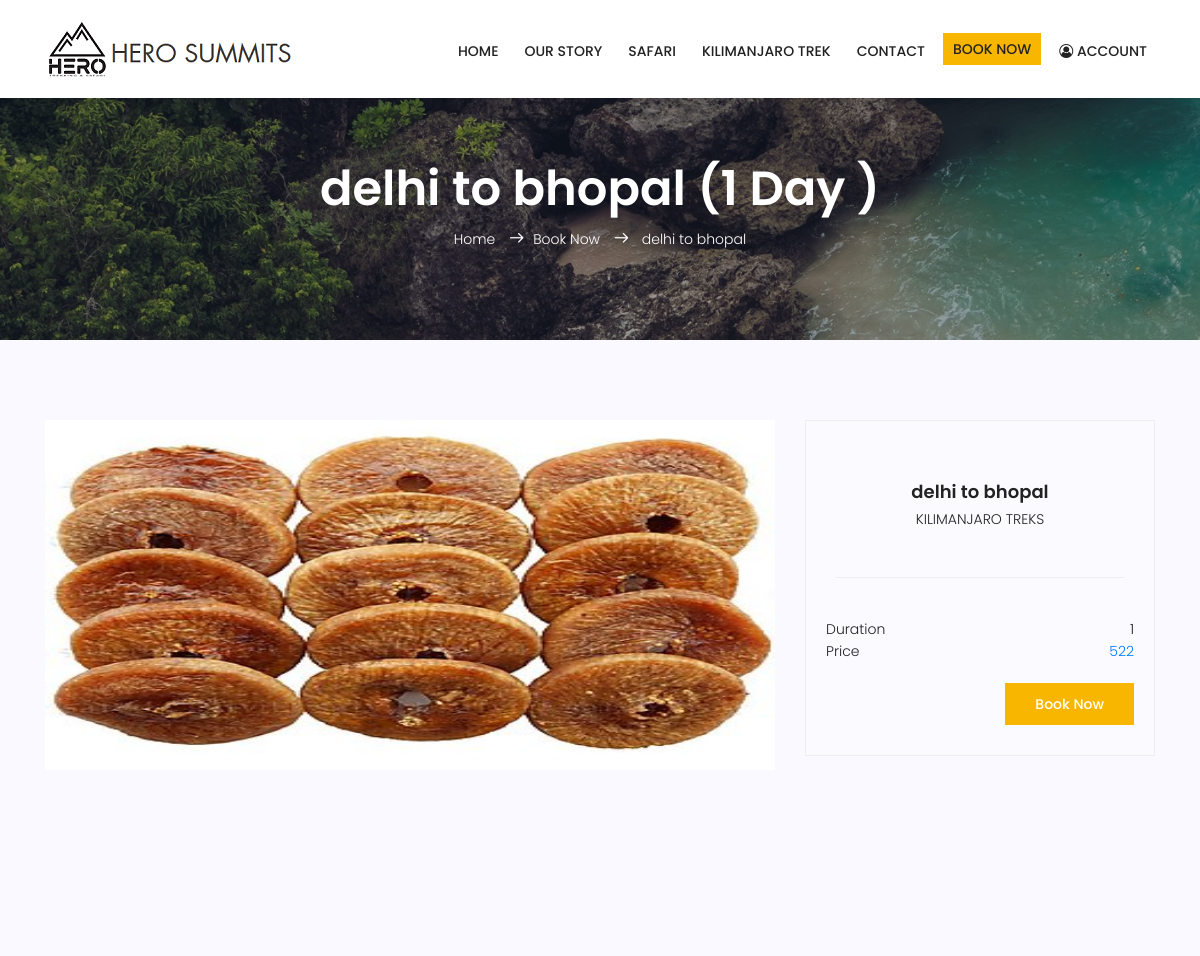
Screenshot of /index.php/Trip_book/machame_trek/10 with the database file from the repository.
### tables this page shows
CREATE TABLE `trip_table` (
  `id` int(11) NOT NULL,
  `category_id` int(11) NOT NULL,
  `trip_title` varchar(255) NOT NULL,
  `trip_description` varchar(255) DEFAULT NULL,
  `trip_start_date` datetime NOT NULL,
  `trip_end_date` datetime NOT NULL,
  `start_place` varchar(255) DEFAULT NULL,
  `end_place` varchar(255) DEFAULT NULL,
  `trip_extra_date` tinyint(1) NOT NULL DEFAULT '0',
  `extra_price` int(11) DEFAULT '0',
  `person_price` varchar(255) NOT NULL,
  `image` varchar(255) DEFAULT NULL,
  `hotel_price` int(11) DEFAULT NULL,
  `day_count` varchar(255) DEFAULT NULL,
  `picup_price` int(11) DEFAULT NULL,
  `drop_off_price` int(11) DEFAULT NULL,
  `active` int(11) NOT NULL DEFAULT '1',
  `status` int(11) NOT NULL DEFAULT '1',
  `created_by` int(11) NOT NULL,
  `created_date` timestamp NOT NULL DEFAULT CURRENT_TIMESTAMP,
  `updated_date` timestamp NOT NULL DEFAULT '0000-00-00 00:00:00' ON UPDATE CURRENT_TIMESTAMP
);

CREATE TABLE `categories` (
  `id` int(11) NOT NULL,
  `name` varchar(255) NOT NULL,
  `active` int(11) NOT NULL DEFAULT '1'
);

### application/controllers/Trip_Book.php (called while the page is built, shortened)
<?php
class Trip_Book extends CI_Controller {
        public function __construct()
        {
                $this->load->model('Trip_Book_model');
				$this->load->library('session');
				}
   function machame_trek()
	{
          $id = $this->uri->segment(3);
$data['trip']= $this->db->select('tab1.*,tab2.name')->join('categories as tab2','tab1.category_id=tab2.id')->where('tab1.id',$id)->get('trip_table as tab1')->row();
		$this->load->view('trip-detail',$data );
	}
}

### index.php (called while the page is built, shortened)
<?php
require_once BASEPATH.'core/CodeIgniter.php';

### application/views/trip-detail.php (the view, shortened to what this page needs)
  <?php include('header.php'); ?>
			<section class="relative about-banner">
				<div class="overlay overlay-bg"></div>
				<div class="container">
					<div class="row d-flex align-items-center justify-content-center">
						<div class="about-content col-lg-12">
						<?php
$adate=$row->trip_start_date;
$ddate =$row->trip_end_date;
$diff = strtotime($ddate) - strtotime( $adate);
$duration = round(($diff / 86400) + 0.5);
										?>
							<h1 class="text-white">
								<?php echo $trip->trip_title .' ('.$duration.' Day )'; ?>
							</h1>
							<p class="text-white link-nav"><a href="<?php echo base_url()?>">Home </a>  <span class="lnr lnr-arrow-right"></span><a href="<?php echo base_url('Wix_Controller/book').'/'.$trip->id; ?>">Book Now </a> <span class="lnr lnr-arrow-right"></span> <a href="#"> <?php echo $trip->trip_title; ?></a></p>
						</div>
					</div>
				</div>
			</section>
			<section class="post-content-area single-post-area">
				<div class="container">
					<div class="row">
						<div class="col-lg-8 posts-list">
							<div class="single-post row">
								<div class="col-lg-12">
									<div class="feature-img">
										<img style="height: 350px" class="img-fluid" src="<?php echo base_url();?>uploads/<?php echo $trip->image ?>" alt=""> </div>
								</div>
								<div class="col-lg-12 col-md-12">
								</div>
							</div>
						</div>
						<div class="col-lg-4 sidebar-widgets">
							<div class="widget-wrap">
								<div class="single-sidebar-widget user-info-widget">
									<a href="#"><h4><?php echo $trip->trip_title; ?></h4></a>
									<p>
										<?php echo $trip->name; ?>
									</p>
								</div>
										<div class="details" style="padding:10px 20px;">
									<ul class="package-list">
										<li class="d-flex justify-content-between align-items-center">
											<span>Duration</span>
											<span><?= $duration; ?></span>
										</li>
										<li class="d-flex justify-content-between align-items-center">
											<span>Price</span>
											<a href="#" class="price-btn"><?php echo $trip->person_price; ?></a>
										</li>
                                       <li class="d-flex justify-content-between align-items-center" style="margin-top:20px;">
											<a href="<?php echo site_url('Trip_book/book')."/".$trip->id;?>" class="price-btn primary-btn">Book Now</a>
										</li>
									</ul>
								</div>
							</div>
						</div>
					</div>
				</div>
			</section>

### assets/css/main.css (style rules this page uses)
body { color: #222222; font-family: "Poppins", sans-serif; font-size: 14px; font-weight: 300; line-height: 1.625em; position: relative; }
ol, ul { margin: 0; padding: 0; list-style: none; }
a { -webkit-transition: all 0.3s ease 0s; -moz-transition: all 0.3s ease 0s; -o-transition: all 0.3s ease 0s; transition: all 0.3s ease 0s; }
a, a:focus, a:hover { text-decoration: none; outline: 0; }
h1, h2, h3, h4, h5, h6 { font-family: "Poppins", sans-serif; color: #222222; line-height: 1.2em !important; margin-bottom: 0; margin-top: 0; font-weight: 600; }
h1, .h1 { font-size: 36px; }
h4, .h4 { font-size: 18px; }
.text-white { color: #fff; }
.relative { position: relative; }
.overlay { position: absolute; left: 0; right: 0; top: 0; bottom: 0; }
h1 { font-size: 36px; }
h4 { font-size: 18px; }
h1, h2, h3, h4, h5, h6 { line-height: 1.5em; }
.primary-btn { background: #f8b600; line-height: 42px; padding-left: 30px; padding-right: 30px; border: none; color: #fff; display: inline-block; font-size: 14px; font-weight: 500; position: relative; -webkit-transition: all 0.3s ease 0s; -moz-transition: all 0.3s ease 0s; -o-transition: all 0.3s ease 0s; transition: all 0.3s ease 0s; cursor: pointer; position: relative; }
.link-nav { margin-top: 10px; margin-bottom: 0px; }
.about-banner { background: url(../img/top-banner.jpg) center; background-size: cover; }
.about-banner .overlay-bg { background: rgba(4, 9, 30, 0.4); }
.about-content { margin-top: 70px; padding: 90px 0px; text-align: center; }
.about-content h1 { font-size: 48px; font-weight: 600; }
.about-content a { color: #fff; font-weight: 300; font-size: 14px; }
.about-content .lnr { margin: 0px 10px; font-weight: 600; }
.post-content-area { background-color: #f9f9ff; }
.post-content-area .single-post { margin-bottom: 50px; }
.post-content-area .single-post .feature-img img { width: 100%; }
.sidebar-widgets { padding-bottom: 120px; }
.widget-wrap { background: #fafaff; padding: 20px 0px; border: 1px solid #eee; }
.widget-wrap .single-sidebar-widget { margin: 30px 30px; padding-bottom: 30px; border-bottom: 1px solid #eee; }
.widget-wrap .user-info-widget { text-align: center; }
.widget-wrap .user-info-widget a h4 { margin-top: 40px; margin-bottom: 5px; -webkit-transition: all 0.3s ease 0s; -moz-transition: all 0.3s ease 0s; -o-transition: all 0.3s ease 0s; transition: all 0.3s ease 0s; }
.single-post-area { padding-top: 80px; padding-bottom: 80px; }

### rows the page displays
trip_table: trip_title "delhi to bhopal", image (picture), category.name "KILIMANJARO TREKS", person_price "522"

### other values shown
$duration "1"
